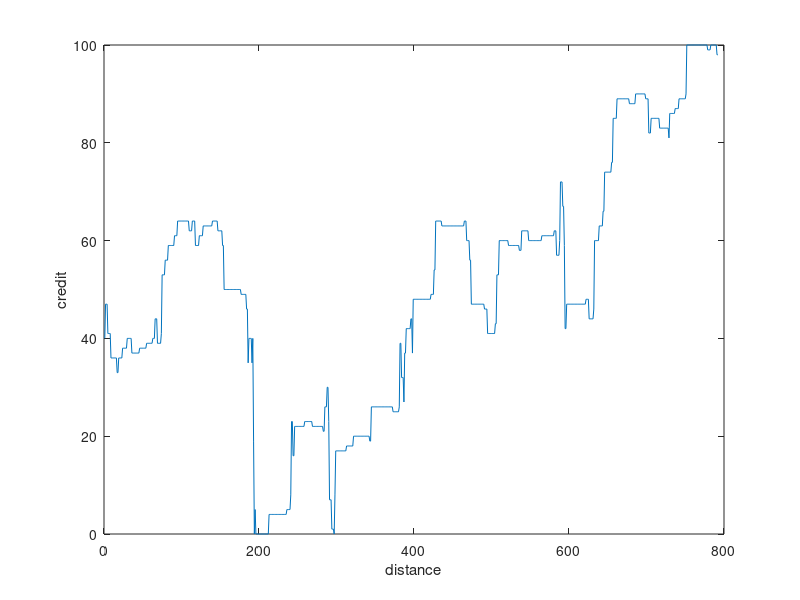

Reproduce this figure in MATLAB.
x = 1:1:792;
y = [40,47,47,47,41,41,41,41,36,36,36,36,36,36,36,36,33,33,36,36,36,36,36,38,38,38,38,38,38,40,40,40,40,40,40,37,37,37,37,37,37,37,37,37,37,38,38,38,38,38,38,38,38,38,39,39,39,39,39,39,39,39,40,40,40,44,44,44,39,39,39,39,39,41,53,53,53,53,56,56,56,56,59,59,59,59,59,59,59,59,61,61,61,61,64,64,64,64,64,64 64,64,64,64,64,64,64,64,64,62,62,62,62,64,64,64,64,59,59,59,59,59,61,61,61,61,61,63,63,63,63,63,63,63,63,63,63,63,63,64,64,64,64,64,64,64,62,62,62,62,62,62,59,59,50,50,50,50,50,50,50,50,50,50,50,50,50,50,50,50,50,50,50,50,50,50,49,49,49,49,49,49,49,46,46,35,40,40,40,40,35,40,19,0,5,0,0,0,0,0 0,0,0,0,0,0,0,0,0,0,0,0,4,4,4,4,4,4,4,4,4,4,4,4,4,4,4,4,4,4,4,4,4,4,4,5,5,5,5,5,8,23,23,16,16,22,22,22,22,22,22,22,22,22,22,22,22,22,23,23,23,23,23,23,23,23,23,23,22,22,22,22,22,22,22,22,22,22,22,22,22,22,21,21,26,26,26,30,30,23,7,7,7,1,1,1,0,8,17,17 17,17,17,17,17,17,17,17,17,17,17,17,18,18,18,18,18,18,18,18,18,20,20,20,20,20,20,20,20,20,20,20,20,20,20,20,20,20,20,20,20,20,19,19,26,26,26,26,26,26,26,26,26,26,26,26,26,26,26,26,26,26,26,26,26,26,26,26,26,26,26,26,25,25,25,25,25,25,25,25,26,39,39,32,32,32,27,37,37,42,42,42,42,42,42,44,44,37,48,48 48,48,48,48,48,48,48,48,48,48,48,48,48,48,48,48,48,48,48,48,48,49,49,49,49,54,54,64,64,64,64,64,64,64,64,63,63,63,63,63,63,63,63,63,63,63,63,63,63,63,63,63,63,63,63,63,63,63,63,63,63,63,63,63,64,64,64,60,60,60,60,56,56,47,47,47,47,47,47,47,47,47,47,47,47,47,47,47,47,47,46,46,46,46,41,41,41,41,41,41 41,41,41,41,43,43,53,53,53,60,60,60,60,60,60,60,60,60,60,60,60,59,59,59,59,59,59,59,59,59,59,59,59,59,59,58,58,58,62,62,62,62,62,62,62,62,62,60,60,60,60,60,60,60,60,60,60,60,60,60,60,60,60,60,61,61,61,61,61,61,61,61,61,61,61,61,61,61,61,61,62,62,62,57,57,57,57,60,72,72,72,67,67,59,42,42,47,47,47,47 47,47,47,47,47,47,47,47,47,47,47,47,47,47,47,47,47,47,47,47,47,48,48,48,48,44,44,44,44,44,44,46,60,60,60,60,60,60,63,63,63,63,63,66,66,74,74,74,74,74,74,74,74,74,76,76,85,85,85,85,85,89,89,89,89,89,89,89,89,89,89,89,89,89,89,89,89,88,88,88,88,88,88,88,88,90,90,90,90,90,90,90,90,90,90,90,90,90,89,89 89,89,82,82,82,85,85,85,85,85,85,85,85,85,85,85,83,83,83,83,83,83,83,83,83,83,83,83,81,86,86,86,86,86,86,86,87,87,87,87,87,89,89,89,89,89,89,89,89,89,90,100,100,100,100,100,100,100,100,100,100,100,100,100,100,100,100,100,100,100,100,100,100,100,100,100,100,100,99,99,99,99,100,100,100,100,100,100,100,100,98,98]; 
size(y)
plot(x,y);
axis([0 800 0 100]);
xlabel('distance');
ylabel('credit');